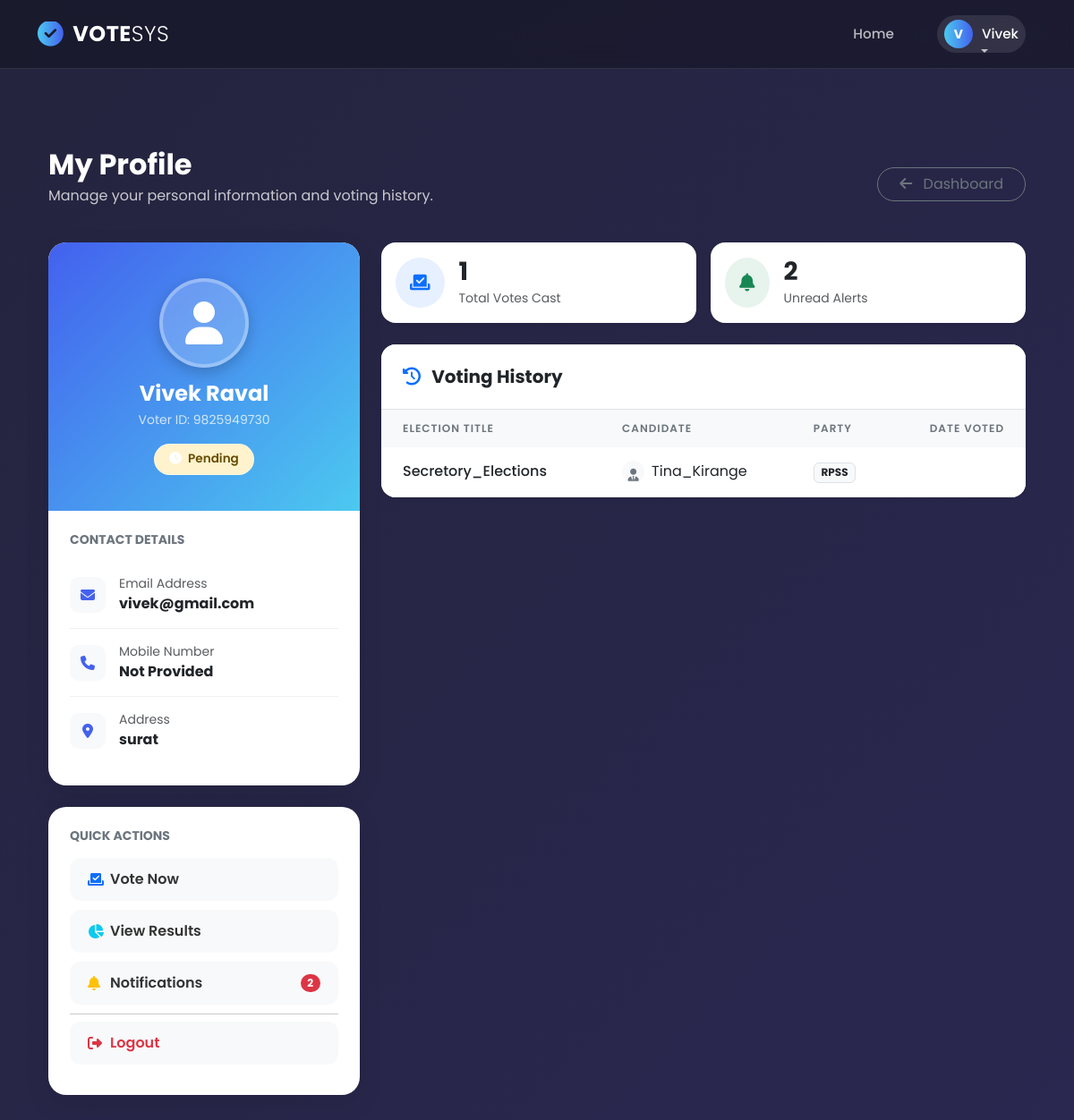
The app's page /users/voter/profile/ (signed in) with its own data.
### users/models.py (models this page shows, shortened)
class CustomUser(AbstractBaseUser, PermissionsMixin):
    ROLE_CHOICES = [
        ("admin", "Admin"),
        ("voter", "Voter"),
        ("candidate", "Candidate"),
    ]
    user_id = models.AutoField(primary_key=True)
    username = models.CharField(max_length=150, unique=True)
    full_name = models.CharField(max_length=255, blank=True, null=True)
    email = models.EmailField(unique=True)
    role = models.CharField(max_length=20, choices=ROLE_CHOICES, default="voter")
    is_active = models.BooleanField(default=True)
    is_staff = models.BooleanField(default=False)
    created_at = models.DateTimeField(auto_now_add=True)
    objects = CustomUserManager()
    USERNAME_FIELD = "username"
    REQUIRED_FIELDS = ["email"]

class Voter(models.Model):
    VERIFICATION_STATUS_CHOICES = [
        ("pending", "Pending Verification"),
        ("verified", "Verified"),
        ("rejected", "Rejected"),
    ]
    user = models.OneToOneField(settings.AUTH_USER_MODEL, on_delete=models.CASCADE)
    voter_id = models.CharField(max_length=20, unique=True)
    mobile_no = models.CharField(max_length=15)
    address = models.TextField()
    verification_status = models.CharField(
        max_length=20,
        choices=VERIFICATION_STATUS_CHOICES,
        default="pending",
    )
    verification_date = models.DateTimeField(null=True, blank=True)

class Vote(models.Model):
    voter = models.ForeignKey(Voter, on_delete=models.CASCADE)
    candidate = models.ForeignKey(Candidate, on_delete=models.CASCADE)
    election = models.ForeignKey(
    'elections.Election',
    on_delete=models.CASCADE,
    related_name='user_votes'
)
    voted_on = models.DateTimeField(auto_now_add=True)
    class Meta:
        constraints = [
            models.UniqueConstraint(
                fields=["voter", "election"],
                name="unique_vote_per_voter_per_election",
            )
        ]

class Candidate(models.Model):
    user = models.OneToOneField(
        settings.AUTH_USER_MODEL,
        on_delete=models.SET_NULL,
        null=True,
        blank=True,
        related_name="candidate_profile",
    )
    elections = models.ManyToManyField(
        Election, blank=True, related_name="candidates"
    )
    name = models.CharField(max_length=100)
    age = models.PositiveIntegerField()
    area = models.CharField(max_length=100)
    party = models.ForeignKey(Party, on_delete=models.CASCADE)
    is_approved = models.BooleanField(default=False)

class Party(models.Model):
    name = models.CharField(max_length=100, unique=True)

### elections/models.py (models this page shows, shortened)
class Election(models.Model):
    ELECTION_TYPES = [
        ('single', 'Single Winner'),
        ('multi', 'Multi Winner'),
        ('referendum', 'Referendum'),
    ]
    title = models.CharField(max_length=200)
    description = models.TextField(blank=True)
    election_type = models.CharField(max_length=30, choices=ELECTION_TYPES, default='single')
    start_date = models.DateTimeField()
    end_date = models.DateTimeField()
    is_active = models.BooleanField(default=False)
    created_at = models.DateTimeField(auto_now_add=True)
    results_published = models.BooleanField(default=False, help_text="Check this to make results visible to voters")
    class Meta:
        ordering = ['-created_at']

### users/views.py (the view)
# urls.py: path('voter/profile/', views.voter_profile, name='voter_profile'),
def voter_profile(request):
    if not request.user.is_authenticated:
        return redirect('login')
    try:
        voter = Voter.objects.get(user=request.user)
    except Voter.DoesNotExist:
        messages.warning(request, 'Please complete your voter registration.')
        return redirect('voter_register')
    user_votes = Vote.objects.filter(voter=voter).select_related('election', 'candidate')
    ctx = {
        'voter': voter,
        'user_votes': user_votes,
        'unread_notifications': voter.notifications.filter(is_read=False).count(),
    }
    return render(request, 'voter/profile.html', ctx)

### users/templates/voter/profile.html (shortened to what this page needs)
{% extends 'base.html' %}
{% load static %}
{% block content %}
<link rel="stylesheet" href="https://cdnjs.cloudflare.com/ajax/libs/font-awesome/6.4.0/css/all.min.css">
<div class="container py-5">
    <div class="d-flex justify-content-between align-items-center mb-4">
        <div>
            <h2 class="fw-bold mb-1" style="color: inherit;">My Profile</h2>
            <p class="opacity-75">Manage your personal information and voting history.</p>
        </div>
        <a href="{% url 'voter_dashboard' %}" class="btn btn-outline-secondary rounded-pill px-4">
            <i class="fas fa-arrow-left me-2"></i> Dashboard
        </a>
    </div>
    <div class="row g-4">
        <div class="col-lg-4">
            <div class="profile-card mb-4">
                <div class="profile-header">
                    <div class="profile-avatar">
                        <i class="fas fa-user text-white"></i>
                    </div>
                    <h4 class="fw-bold mb-1">{{ voter.user.full_name|default:voter.user.username }}</h4>
                    <p class="mb-3 opacity-75 small">Voter ID: {{ voter.voter_id }}</p>
                    {% if voter.is_verified %}
                        <span class="status-pill" style="background: #d1e7dd; color: #0f5132;">
                            <i class="fas fa-check-circle me-1"></i> Verified
                        </span>
                    {% else %}
                        <span class="status-pill" style="background: #fff3cd; color: #664d03;">
                            <i class="fas fa-clock me-1"></i> Pending
                        </span>
                    {% endif %}
                </div>
                <div class="p-4">
                    <h6 class="fw-bold text-secondary text-uppercase small mb-3">Contact Details</h6>
                    <div class="info-list-item">
                        <div class="info-icon"><i class="fas fa-envelope"></i></div>
                        <div>
                            <small class="text-muted d-block">Email Address</small>
                            <span class="fw-bold text-dark">{{ voter.user.email }}</span>
                        </div>
                    </div>
                    <div class="info-list-item">
                        <div class="info-icon"><i class="fas fa-phone"></i></div>
                        <div>
                            <small class="text-muted d-block">Mobile Number</small>
                            <span class="fw-bold text-dark">{{ voter.mobile|default:"Not Provided" }}</span>
                        </div>
                    </div>
                    <div class="info-list-item">
                        <div class="info-icon"><i class="fas fa-map-marker-alt"></i></div>
                        <div>
                            <small class="text-muted d-block">Address</small>
                            <span class="fw-bold text-dark">{{ voter.address|default:"Not Provided" }}</span>
                        </div>
                    </div>
                </div>
            </div>
            <div class="profile-card p-4">
                <h6 class="fw-bold text-secondary text-uppercase small mb-3">Quick Actions</h6>
                <a href="{% url 'voter_elections_list' %}" class="action-btn">
                    <i class="fas fa-vote-yea text-primary"></i> Vote Now
                </a>
                <a href="{% url 'voter_view_results' %}" class="action-btn">
                    <i class="fas fa-chart-pie text-info"></i> View Results
                </a>
                <a href="{% url 'voter_notifications' %}" class="action-btn">
                    <i class="fas fa-bell text-warning"></i> Notifications
                    {% if unread_notifications %}
                        <span class="badge bg-danger rounded-pill ms-auto">{{ unread_notifications }}</span>
                    {% endif %}
                </a>
                <hr class="my-2 opacity-10">
                <a href="{% url 'logout' %}" class="action-btn text-danger">
                    <i class="fas fa-sign-out-alt"></i> Logout
                </a>
            </div>
        </div>
        <div class="col-lg-8">
            <div class="row g-3 mb-4">
                <div class="col-md-6">
                    <div class="card border-0 shadow-sm p-3 d-flex flex-row align-items-center rounded-4 profile-card">
                        <div class="bg-primary bg-opacity-10 text-primary p-3 rounded-circle me-3">
                            <i class="fas fa-vote-yea fa-lg"></i>
                        </div>
                        <div>
                            <h3 class="fw-bold mb-0 text-dark">{{ user_votes.count }}</h3>
                            <small class="text-muted">Total Votes Cast</small>
                        </div>
                    </div>
                </div>
                <div class="col-md-6">
                    <div class="card border-0 shadow-sm p-3 d-flex flex-row align-items-center rounded-4 profile-card">
                        <div class="bg-success bg-opacity-10 text-success p-3 rounded-circle me-3">
                            <i class="fas fa-bell fa-lg"></i>
                        </div>
                        <div>
                            <h3 class="fw-bold mb-0 text-dark">{{ unread_notifications|default:"0" }}</h3>
                            <small class="text-muted">Unread Alerts</small>
                        </div>
                    </div>
                </div>
            </div>
            <div class="card border-0 shadow-sm rounded-4 overflow-hidden profile-card">
                <div class="card-header bg-white p-4 border-bottom">
                    <h5 class="fw-bold mb-0 text-dark">
                        <i class="fas fa-history text-primary me-2"></i> Voting History
                    </h5>
                </div>
                <div class="card-body p-0">
                    <div class="table-responsive">
                        <table class="table table-modern mb-0">
                            <thead>
                                <tr>
                                    <th class="ps-4">Election Title</th>
                                    <th>Candidate</th>
                                    <th>Party</th>
                                    <th class="text-end pe-4">Date Voted</th>
                                </tr>
                            </thead>
                            <tbody>
                                {% for vote in user_votes %}
                                <tr>
                                    <td class="ps-4 fw-medium text-dark">{{ vote.election.title }}</td>
                                    <td>
                                        <div class="d-flex align-items-center text-dark">
                                            <div class="bg-light rounded-circle p-1 me-2" style="width: 25px; height: 25px; text-align: center;">
                                                <i class="fas fa-user-tie small text-secondary"></i>
                                            </div>
                                            {{ vote.candidate.name }}
                                        </div>
                                    </td>
                                    <td>
                                        <span class="badge bg-light text-dark border">
                                            {{ vote.candidate.party.name }}
                                        </span>
                                    </td>
                                    <td class="text-end pe-4 text-muted small">
                                    </td>
                                </tr>
                                {% endfor %}
                            </tbody>
                        </table>
                    </div>
                </div>
            </div>
        </div>
    </div>
</div>
{% endblock %}

### users/templates/base.html (shortened to what this page needs)
{% load static %}
<!DOCTYPE html>
<html lang="en">
<head>
    <link rel="stylesheet" href="https://cdnjs.cloudflare.com/ajax/libs/font-awesome/6.4.0/css/all.min.css">
    <link href="https://cdn.jsdelivr.net/npm/bootstrap@5.3.0/dist/css/bootstrap.min.css" rel="stylesheet">
</head>
<body>
    <nav class="navbar navbar-expand-lg glass-navbar">
        <div class="container">
            <a class="navbar-brand" href="{% url 'users_home' %}">
                <i class="fas fa-check-circle"></i> VOTE<span style="font-weight: 300;">SYS</span>
            </a>
            <div class="collapse navbar-collapse" id="navbarContent">
                <ul class="navbar-nav ms-auto align-items-center">
                    <li class="nav-item">
                        <a class="nav-link" href="{% url 'users_home' %}">Home</a>
                    </li>
                    {% if user.is_authenticated %}
                        <li class="nav-item dropdown ms-lg-3">
                            <a class="nav-link dropdown-toggle user-pill" href="#" id="userDropdown" role="button" data-bs-toggle="dropdown" aria-expanded="false">
                                <div class="user-avatar">
                                    {{ user.username|slice:":1"|upper }}
                                </div>
                                <span class="text-white">{{ user.username }}</span>
                            </a>
                        </li>
                    {% endif %}
                </ul>
            </div>
        </div>
    </nav>
    <div class="container mt-3 main-content">
        {% block content %}{% endblock %}
    </div>
</body>
</html>

### records on screen
CustomUser: username "V", username "Vivek"
Voter: user.full_name "Vivek Raval", voter_id "9825949730", user.email "vivek@gmail.com", address "surat"
Vote: election "Secretory_Elections", candidate.name "Tina_Kirange", candidate.party.name "RPSS"

### other values on screen
{{ voter.mobile|default:"Not Provided" }} "Not Provided"
{{ unread_notifications }} "2"
{{ user_votes.count }} "1"
{{ unread_notifications|default:"0" }} "2"
